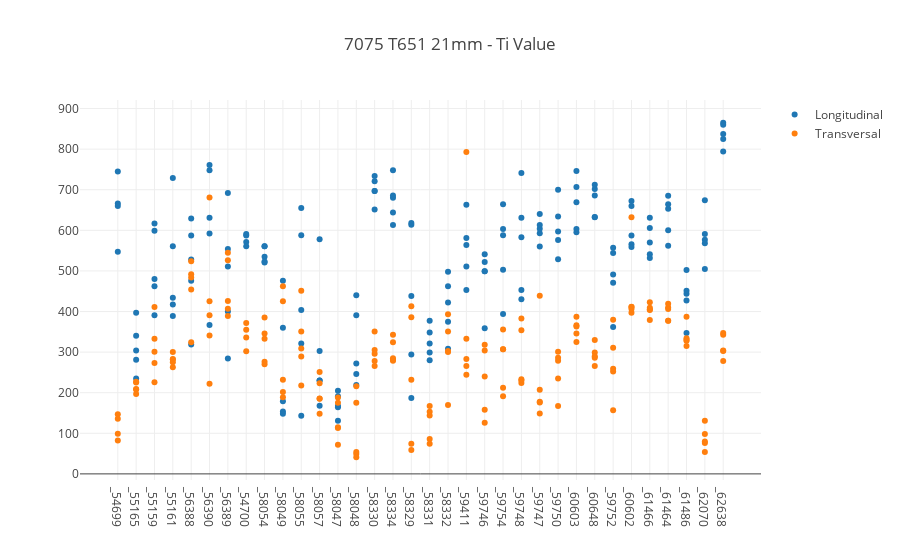

Notebook source saved alongside this figure:
### Code cell
# plot til_val and tit_val vs casting number

# .. make a copy of our source DF
tempRawRapstabDf = rawRapstabDf.copy()

# .. extract the letter code, cast number and tole number
tempRawRapstabDf['year_code'] = tempRawRapstabDf['Lot'].str.slice(start=0, stop=1).astype(str)
tempRawRapstabDf['casting_number'] = tempRawRapstabDf['Lot'].str.slice(start=1, stop=6)
tempRawRapstabDf['plate_subnumber'] = tempRawRapstabDf['Lot'].str.slice(start=6)

# .. prepare traces
trace_til_val = ply.graph_objs.Scatter(
    x='_' + tempRawRapstabDf['casting_number'],
    y=tempRawRapstabDf['til_val'],
    mode='markers',
    name='Longitudinal',
)

trace_tit_val = ply.graph_objs.Scatter(
    x='_' + tempRawRapstabDf['casting_number'].astype(str),
    y=tempRawRapstabDf['tit_val'],
    mode='markers',
    name='Transversal',
)

# .. set layout
mylayout = ply.graph_objs.Layout(
    title='7075 T651 21mm - Ti Value',
)

# .. set data to plot
traces = [trace_til_val, trace_tit_val]

# .. plot
graphFilename = outputDir + mylayout.title.text + ' - Scatter vs Casting number.html'
fig = ply.graph_objs.Figure(data=traces, layout=mylayout)
if (notebookGraphingOutputs == GraphOutputOption('inline')) or (notebookGraphingOutputs == GraphOutputOption('both')):
    ply.offline.iplot(fig)
if (notebookGraphingOutputs == GraphOutputOption('htmlFile')) or (notebookGraphingOutputs == GraphOutputOption('both')):
    ply.offline.plot(fig, filename=graphFilename, auto_open=GraphAutoOpenHTML)

### Figure 1 — Plotly figure (JSON) as saved in the notebook; plotly's stock layout.template omitted (floating-point values rounded to 4 significant figures; data arrays with more than 128 entries replaced by an {"elided": "..."} marker saying what was removed)
{"data": [{"mode": "markers", "name": "Longitudinal", "type": "scatter", "uid": "7e21ccd7-8a2f-4e98-95f5-aa94677d8561", "x": {"elided": "168 str values"}, "y": {"elided": "168 int values"}}, {"mode": "markers", "name": "Transversal", "type": "scatter", "uid": "5a46da99-1a6c-4f30-a915-7b60ed46dbd5", "x": {"elided": "168 str values"}, "y": {"elided": "168 int values"}}], "layout": {"autosize": true, "title": {"text": "7075 T651 21mm - Ti Value"}, "xaxis": {"autorange": true, "range": [-1.995, 35.0], "type": "category"}, "yaxis": {"autorange": true, "range": [-19.36, 925.4], "type": "linear"}}}
